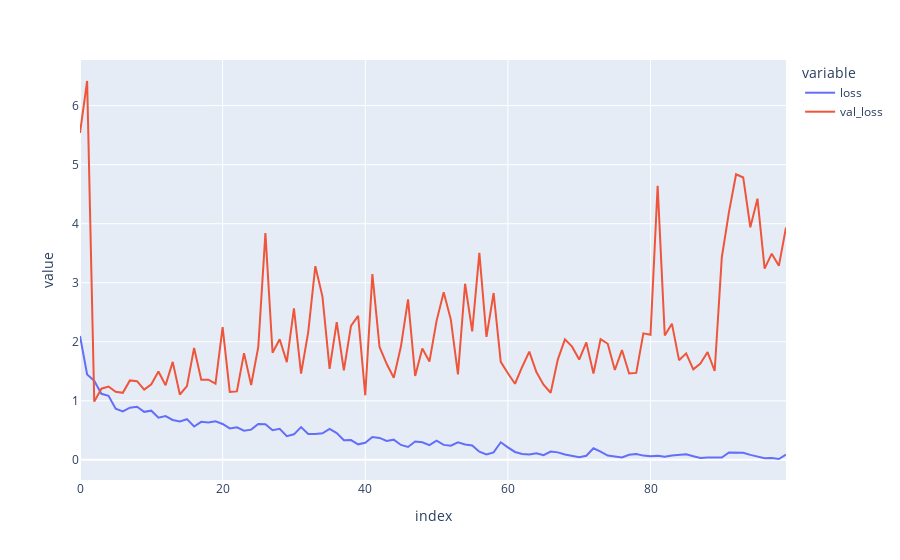

The code cell stored with this chart in its notebook:
### Code cell
f1 = np.array(history.history['loss']).flatten()
valf1 = np.array(history.history['val_loss']).flatten()
px.line(pd.DataFrame(np.array([f1, valf1]).T, columns=['loss', 'val_loss'])).show()
